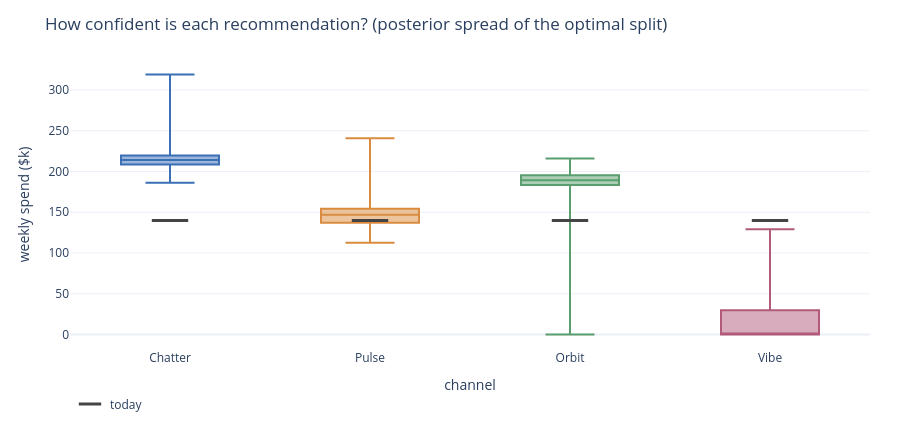

The notebook cell this image was saved under:
### Markdown cell above
**The move.** Redirect the freed Vibe budget — about **\$130k/week** — into
**Chatter** (the workhorse) and **Orbit** (the synergy hub), hold Pulse roughly
flat, and leave Vibe a **token maintenance budget** (kept only for its Orbit halo).
Same total \$560k — just pointed at headroom instead of habit.

**How the confidence is built.** The optimizer solves the split for hundreds of
posterior draws; the spread of those solutions is the error bar. Here's the full
distribution behind each recommendation — narrow bars mean "act now," wide bars
mean "this is where another test would pay."

### Code cell
# The distribution of the optimal split across posterior draws (the 'confidence').
allocs = last["allocs"] * SPEND_SCALE / 1000
fig = go.Figure()
for i, c in enumerate(CHANNELS):
    fig.add_trace(go.Box(y=allocs[:, i], name=c, marker_color=COLORS[i],
                         boxpoints=False, showlegend=False))
fig.add_trace(go.Scatter(x=CHANNELS, y=cur * SPEND_SCALE / 1000, mode="markers",
    marker=dict(symbol="line-ew", size=26, color="#333", line=dict(width=3)),
    name="today"))
fig.update_layout(height=430, margin=dict(l=70, r=30, t=60, b=70),
    title="How confident is each recommendation? (posterior spread of the optimal split)",
    yaxis_title="weekly spend ($k)", xaxis_title="channel",
    legend=dict(orientation="h", yanchor="top", y=-0.14, x=0))
fig.show()
tight = CHANNELS[int(np.argmin(last["alloc_sd"]))]
loose = CHANNELS[int(np.argmax(last["alloc_sd"]))]
print(f"Most certain move: {tight}.  Least certain (best test target): {loose}.")

### Figure 1 — Plotly figure (JSON) as saved in the notebook; plotly's stock layout.template omitted (floating-point values rounded to 4 significant figures; data arrays with more than 128 entries replaced by an {"elided": "..."} marker saying what was removed)
{"data": [{"boxpoints": false, "marker": {"color": "#3b6fb6"}, "name": "Chatter", "showlegend": false, "type": "box", "y": {"elided": "250 float values"}}, {"boxpoints": false, "marker": {"color": "#d98c3f"}, "name": "Pulse", "showlegend": false, "type": "box", "y": {"elided": "250 float values"}}, {"boxpoints": false, "marker": {"color": "#5a9e6f"}, "name": "Orbit", "showlegend": false, "type": "box", "y": {"elided": "250 float values"}}, {"boxpoints": false, "marker": {"color": "#b15a7a"}, "name": "Vibe", "showlegend": false, "type": "box", "y": {"elided": "250 float values"}}, {"marker": {"color": "#333", "line": {"width": 3}, "size": 26, "symbol": "line-ew"}, "mode": "markers", "name": "today", "type": "scatter", "x": ["Chatter", "Pulse", "Orbit", "Vibe"], "y": [140.0, 140.0, 140.0, 140.0]}], "layout": {"height": 430, "legend": {"orientation": "h", "x": 0, "y": -0.14, "yanchor": "top"}, "margin": {"b": 70, "l": 70, "r": 30, "t": 60}, "title": {"text": "How confident is each recommendation? (posterior spread of the optimal split)"}, "xaxis": {"title": {"text": "channel"}}, "yaxis": {"title": {"text": "weekly spend ($k)"}}}}
